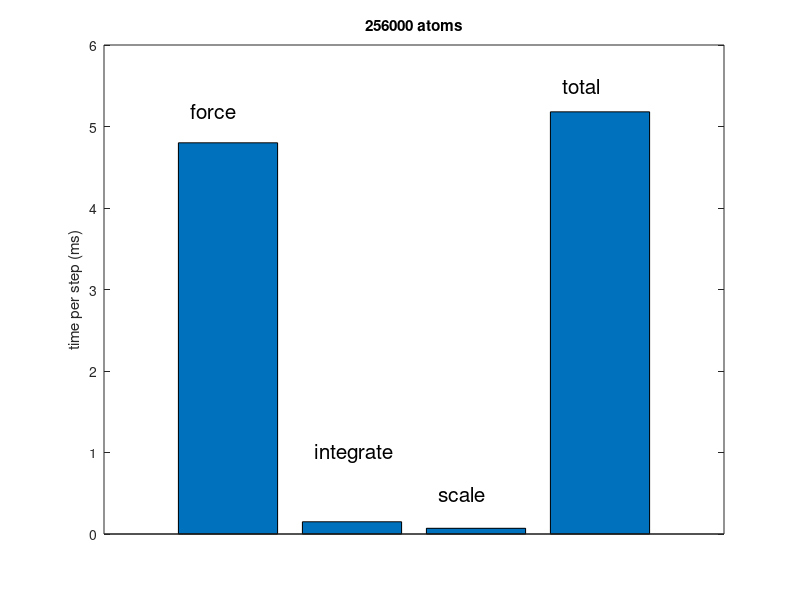

This figure's MATLAB source:
clear; close all; font_size=12;

t_total=5.18;
t_force=4.80;
t_integrate=0.15;
t_temp=0.07;
y=[t_force,t_integrate,t_temp,t_total];
figure
bar(y);
ylabel('time per step (ms)');
set(gca,'xtick',[])
title('256000 atoms');
text(0.7,5.2,'force','fontsize',15);
text(1.7,1,'integrate','fontsize',15);
text(2.7,0.5,'scale','fontsize',15);
text(3.7,5.5,'total','fontsize',15);


